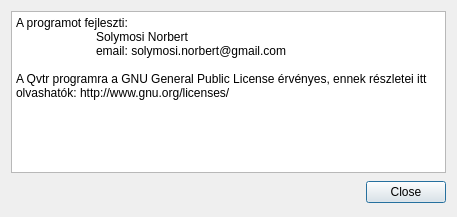
<?xml version="1.0" encoding="UTF-8"?>
<ui version="4.0">
 <class>xAbout</class>
 <widget class="QDialog" name="xAbout">
  <property name="geometry">
   <rect>
    <x>0</x>
    <y>0</y>
    <width>457</width>
    <height>217</height>
   </rect>
  </property>
  <property name="windowTitle">
   <string>Qvtr névjegy</string>
  </property>
  <property name="windowIcon">
   <iconset resource="images.qrc">
    <normaloff>:/images/1267613805_add-address.png</normaloff>:/images/1267613805_add-address.png</iconset>
  </property>
  <layout class="QGridLayout" name="gridLayout">
   <item row="0" column="0">
    <widget class="QPlainTextEdit" name="plainTextEdit">
     <property name="readOnly">
      <bool>true</bool>
     </property>
     <property name="plainText">
      <string>A programot fejleszti:
	Solymosi Norbert
	email: solymosi.norbert@gmail.com

A Qvtr programra a GNU General Public License érvényes, ennek részletei itt olvashatók: http://www.gnu.org/licenses/</string>
     </property>
    </widget>
   </item>
   <item row="1" column="0">
    <widget class="QDialogButtonBox" name="buttonBox">
     <property name="minimumSize">
      <size>
       <width>0</width>
       <height>27</height>
      </size>
     </property>
     <property name="orientation">
      <enum>Qt::Horizontal</enum>
     </property>
     <property name="standardButtons">
      <set>QDialogButtonBox::Close</set>
     </property>
    </widget>
   </item>
  </layout>
 </widget>
 <resources>
  <include location="images.qrc"/>
 </resources>
 <connections>
  <connection>
   <sender>buttonBox</sender>
   <signal>accepted()</signal>
   <receiver>xAbout</receiver>
   <slot>accept()</slot>
   <hints>
    <hint type="sourcelabel">
     <x>248</x>
     <y>254</y>
    </hint>
    <hint type="destinationlabel">
     <x>157</x>
     <y>274</y>
    </hint>
   </hints>
  </connection>
  <connection>
   <sender>buttonBox</sender>
   <signal>rejected()</signal>
   <receiver>xAbout</receiver>
   <slot>reject()</slot>
   <hints>
    <hint type="sourcelabel">
     <x>316</x>
     <y>260</y>
    </hint>
    <hint type="destinationlabel">
     <x>286</x>
     <y>274</y>
    </hint>
   </hints>
  </connection>
 </connections>
</ui>
